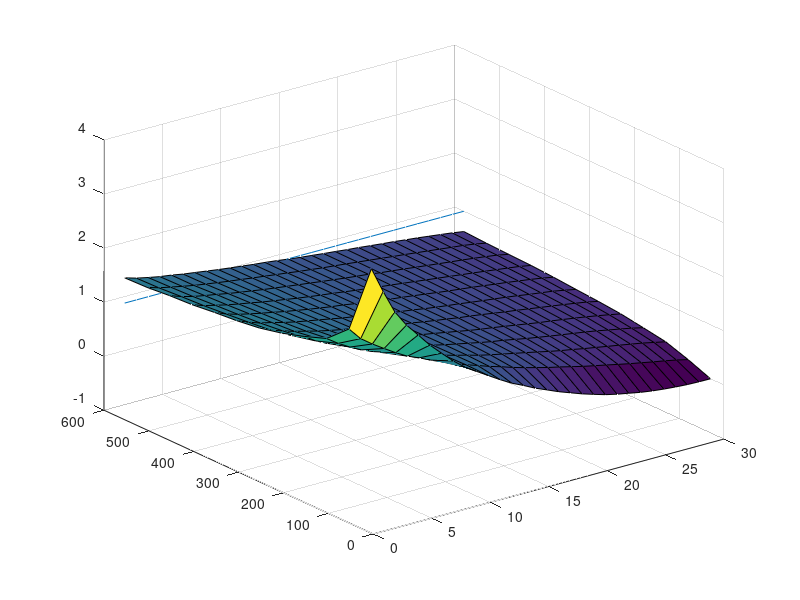

The MATLAB script that drew this image:
% this script displays the scattering-of-eigenvalues phenomenon 
% see Sec. 4.4 in "Risk and Asset Allocation" - Springer (2005), by A. Meucci

clc; clear; close all;

%%%%%%%%%%%%%%%%%%%%%%%%%%%%%%%%%%%%%%%%%%%%%%%%%%%%%%%%%%%%%%%%%%%%%%%%%%%%%%%%%%%%%%%%%%%%%%%%%%%%%%%%%%%%%%%%%%
% inputs
N = 30;
Mu = 0*ones(N,1);
Sigma=eye(N);

NumSimulations=50;
%%%%%%%%%%%%%%%%%%%%%%%%%%%%%%%%%%%%%%%%%%%%%%%%%%%%%%%%%%%%%%%%%%%%%%%%%%%%%%%%%%%%%%%%%%%%%%%%%%%%%%%%%%%%%%%%%%
Sample=[round(1*N) : 50 : 20*N];

% compute true eigenvalues
[EVec,EVal]=eig(Sigma);
[dummy,Index]=sort(-diag(EVal));
EVec=EVec(:,Index);
EVal=diag(EVal(Index,Index));

% compute eigenvalues of sample estimator
Store_EVal_Hat=[];
for i=1:length(Sample)
    CyclesToGo=length(Sample)-i+1
    T=Sample(i);
    EVal_Hat=0;
    for n=1:NumSimulations
        X=mvnrnd(Mu,Sigma,T);
        Sigma_Hat=cov(X);

        [EVec_Hat,L]=eig(Sigma_Hat);
        [dummy,Index]=sort(-diag(L));
        L=diag(L(Index,Index));

        EVal_Hat=EVal_Hat+L;
    end
    EVal_Hat=EVal_Hat/NumSimulations;

    Store_EVal_Hat=[Store_EVal_Hat
        EVal_Hat'];
end

%%%%%%%%%%%%%%%%%%%%%%%%%%%%%%%%%%%%%%%%%%%%%%%%%%%%%%%%%%%%%%%%%%%%%%%%%%%%%%%%%%%%%%%%%%%%%%%%%%%%%%%%%%%%%%%%%%
% plots

figure
% plot eigenvalues of sample estimator
[X,Y]=meshgrid([1:N],Sample);
h1=surf(X,Y,Store_EVal_Hat);

% plot true eigenvalues
hold on
x=[1:N];
y=Sample(end)+0*EVal;
z=EVal;
h=plot3(x,y,z);

grid on
